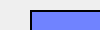
       <widget class="QWidget" name="page_2">
        <property name="geometry">
         <rect>
          <x>0</x>
          <y>0</y>
          <width>100</width>
          <height>30</height>
         </rect>
        </property>
        <attribute name="label">
         <string>AGPS,GSENSOR测试</string>
        </attribute>
        <widget class="QWidget" name="layoutWidget_3">
         <property name="geometry">
          <rect>
           <x>30</x>
           <y>10</y>
           <width>160</width>
           <height>209</height>
          </rect>
         </property>
         <layout class="QVBoxLayout" name="verticalLayout_4">
          <item>
           <widget class="QLabel" name="lb_agps_result">
            <property name="enabled">
             <bool>true</bool>
            </property>
            <property name="font">
             <font>
              <pointsize>16</pointsize>
              <weight>75</weight>
              <bold>true</bold>
             </font>
            </property>
            <property name="autoFillBackground">
             <bool>false</bool>
            </property>
            <property name="styleSheet">
             <string notr="true">background-color: rgb(112, 131, 255);</string>
            </property>
            <property name="frameShape">
             <enum>QFrame::Box</enum>
            </property>
            <property name="frameShadow">
             <enum>QFrame::Plain</enum>
            </property>
            <property name="lineWidth">
             <number>2</number>
            </property>
            <property name="text">
             <string>(* *)</string>
            </property>
            <property name="alignment">
             <set>Qt::AlignCenter</set>
            </property>
           </widget>
          </item>
          <item>
           <widget class="QProgressBar" name="progressBar_agps_test">
            <property name="value">
             <number>0</number>
            </property>
            <property name="alignment">
             <set>Qt::AlignLeading|Qt::AlignLeft|Qt::AlignVCenter</set>
            </property>
            <property name="textVisible">
             <bool>true</bool>
            </property>
            <property name="textDirection">
             <enum>QProgressBar::TopToBottom</enum>
            </property>
           </widget>
          </item>
          <item>
           <widget class="QPushButton" name="pushButton_agps_start">
            <property name="sizePolicy">
             <sizepolicy hsizetype="Minimum" vsizetype="Preferred">
              <horstretch>0</horstretch>
              <verstretch>0</verstretch>
             </sizepolicy>
            </property>
            <property name="text">
             <string>AGPS开始测试</string>
            </property>
           </widget>
          </item>
          <item>
           <widget class="QPushButton" name="pushButton_agps_stop">
            <property name="sizePolicy">
             <sizepolicy hsizetype="Minimum" vsizetype="Preferred">
              <horstretch>0</horstretch>
              <verstretch>0</verstretch>
             </sizepolicy>
            </property>
            <property name="text">
             <string>AGPS停止测试</string>
            </property>
           </widget>
          </item>
         </layout>
        </widget>
        <widget class="QWidget" name="layoutWidget_4">
         <property name="geometry">
          <rect>
           <x>30</x>
           <y>190</y>
           <width>179</width>
           <height>107</height>
          </rect>
         </property>
         <layout class="QVBoxLayout" name="verticalLayout_6">
          <item>
           <widget class="QLabel" name="lb_gsensor_result">
            <property name="enabled">
             <bool>true</bool>
            </property>
            <property name="font">
             <font>
              <pointsize>16</pointsize>
              <weight>75</weight>
              <bold>true</bold>
             </font>
            </property>
            <property name="autoFillBackground">
             <bool>false</bool>
            </property>
            <property name="styleSheet">
             <string notr="true">background-color: rgb(112, 131, 255);</string>
            </property>
            <property name="frameShape">
             <enum>QFrame::Box</enum>
            </property>
            <property name="frameShadow">
             <enum>QFrame::Plain</enum>
            </property>
            <property name="lineWidth">
             <number>2</number>
            </property>
            <property name="text">
             <string>(* *)</string>
            </property>
            <property name="alignment">
             <set>Qt::AlignCenter</set>
            </property>
           </widget>
          </item>
          <item>
           <widget class="QPushButton" name="pushButton_gsensor_start">
            <property name="sizePolicy">
             <sizepolicy hsizetype="Minimum" vsizetype="Preferred">
              <horstretch>0</horstretch>
              <verstretch>0</verstretch>
             </sizepolicy>
            </property>
            <property name="text">
             <string>GSENSOR测试</string>
            </property>
           </widget>
          </item>
         </layout>
        </widget>
       </widget>
